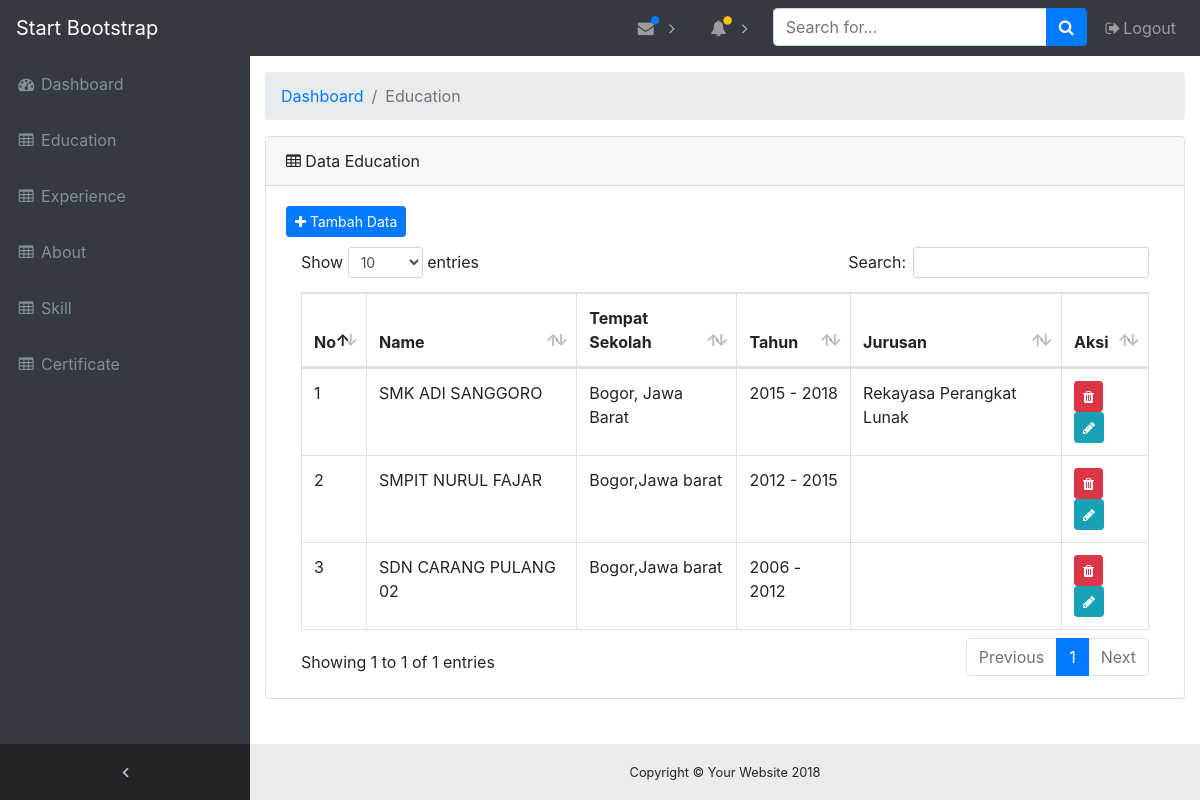
/index.php/education, run on the app's committed database.
### tables this page shows
CREATE TABLE `sekolah` (
  `id_sekolah` int(11) NOT NULL,
  `nama` varchar(25) NOT NULL,
  `tempat` text NOT NULL,
  `tahun` varchar(15) NOT NULL,
  `jurusan` varchar(25) NOT NULL
);

### application/controllers/Education.php (called while the page is built, shortened)
<?php
class Education extends CI_Controller {
	public function __construct(){
		$this->load->model('m_index');
		$this->load->library('session');
	}
	public function index(){
		$data['tampil'] = $this->m_index->tampil_data('sekolah')->result_array();
		$this->load->view('admin/education/tables',$data);
	}
}

### index.php (called while the page is built, shortened)
<?php
require_once BASEPATH.'core/CodeIgniter.php';

### application/models/M_index.php (called while the page is built, shortened)
<?php
	class m_index extends CI_Model{
		public function tampil_data($table){
			return $this->db->get_where($table);
		}
	}
 ?>

### application/views/admin/education/tables.php (the view, shortened to what this page needs)
<?php
  include "konten/header_admin.php";
 ?>
<?php include "konten/sidebar_admin.php"; ?>
  <div class="content-wrapper">
    <div class="container-fluid">
      <ol class="breadcrumb">
        <li class="breadcrumb-item">
          <a href="<?php echo base_url('Dashboard'); ?>">Dashboard</a>
        </li>
        <li class="breadcrumb-item active">Education</li>
      </ol>
      <div class="card mb-3">
        <div class="card-header">
          <i class="fa fa-table"></i> Data Education</div>
        <div class="card-body">
          <div class="table-responsive">
            <table class="table table-bordered" id="dataTable" width="100%" cellspacing="0">
              <thead>
                <tr>
                  <th>No</th>
                  <th>Name</th>
                  <th>Tempat Sekolah</th>
                  <th>Tahun</th>
                  <th>Jurusan</th>
                  <th>Aksi</th>
                </tr>
              </thead>
              <?php
                  $no = 1;
                foreach ($tampil as $h) {
               ?>
              <tbody>
                <tr>
                  <td><?php echo $no; ?></td>
                  <td><?php echo $h['nama']; ?></td>
                  <td><?php echo $h['tempat']; ?></td>
                  <td><?php echo $h['tahun']; ?></td>
                  <td><?php echo $h['jurusan']; ?></td>
                  <td><a href="<?php echo base_url('Education/delete/').$h['id_sekolah']; ?>" class="btn btn-danger btn-sm"><i class="fa fa-trash"></i></a> <a href="<?php echo base_url('Education/edit/').$h['id_sekolah'];  ?>" class="btn btn-info btn-sm"><i class="fa fa-pencil"></i></a></td>
                </tr>
              </tbody>
            <?php $no++; } ?>
        <a href="<?php echo base_url('Education/add'); ?>" class="btn btn-primary btn-sm" style="margin-bottom: 10px;"><i class="fa fa-plus"></i> Tambah Data</a>
            </table>
          </div>
        </div>
      </div>
    </div>
    <footer class="sticky-footer">
      <div class="container">
        <div class="text-center">
          <small>Copyright © Your Website 2018</small>
        </div>
      </div>
    </footer>
<?php  include "konten/footer_admin.php"; ?>
  </div>
</body>
</html>

### asset/css/sb-admin.css (style rules this page uses)
html { position: relative; min-height: 100%; }
body { overflow-x: hidden; }
body.sticky-footer { margin-bottom: 56px; }
body.sticky-footer .content-wrapper { min-height: calc(100vh - 56px - 56px); }
body.fixed-nav { padding-top: 56px; }
.content-wrapper { min-height: calc(100vh - 56px); padding-top: 1rem; }
.content-wrapper { overflow-x: hidden; background: white; }
@media (min-width: 992px) { .content-wrapper { margin-left: 250px; } }
footer.sticky-footer { position: absolute; right: 0; bottom: 0; width: 100%; height: 56px; background-color: #e9ecef; line-height: 55px; }
@media (min-width: 992px) { footer.sticky-footer { width: calc(100% - 250px); } }

### data on the page
sekolah: nama "SMK ADI SANGGORO", tempat "Bogor, Jawa Barat", tahun "2015 - 2018", jurusan "Rekayasa Perangkat Lunak"
sekolah: nama "SMPIT NURUL FAJAR", tempat "Bogor,Jawa barat", tahun "2012 - 2015"
sekolah: nama "SDN CARANG PULANG 02", tempat "Bogor,Jawa barat", tahun "2006 - 2012"
